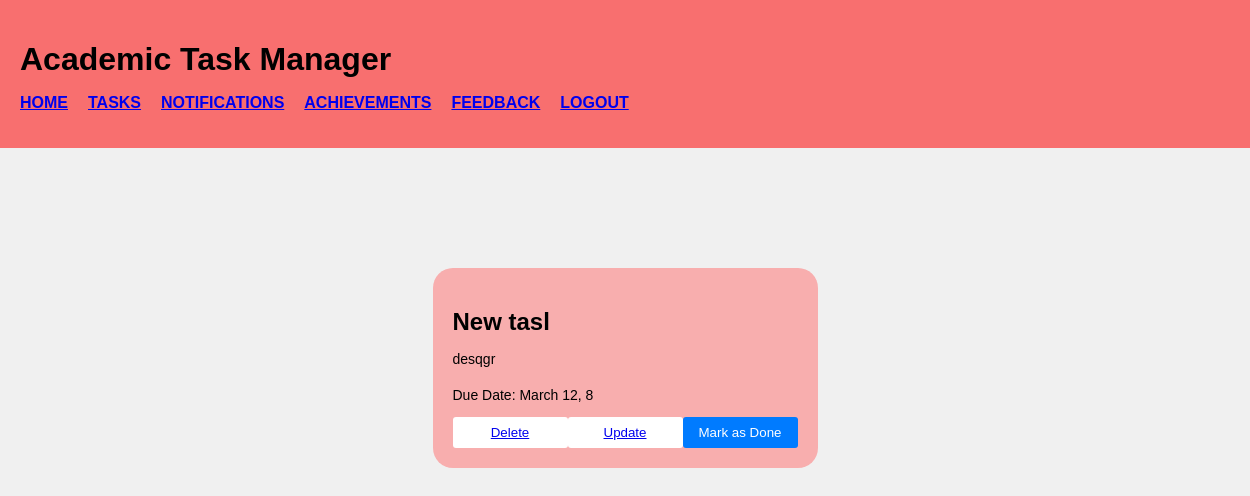
Screenshot of /task_information/11 (signed in) with the database file from the repository.
### app.py (models this page shows, shortened)
class Todo(db.Model):
    id = db.Column(db.Integer, primary_key=True)
    task_name = db.Column(db.String(50), nullable=False)
    content = db.Column(db.String(200), nullable=False)
    date_created = db.Column(db.DateTime, default=datetime.utcnow)
    user_id = db.Column(db.Integer, nullable=False)

### app.py (the view)
@app.route('/task_information/<int:id>', methods=['GET', 'POST'])
@login_required
def task_information(id):
    if request.method == 'POST':
        task = Todo.query.get_or_404(id)
        task.task_name = request.form['task-name']
        task.content = request.form['task-description']
        task.date_created = datetime.strptime(request.form['due-date'], "%Y-%m-%d")
        db.session.commit()
        flash('Task modified!')
        return redirect('/tasks')
    else:
        task = Todo.query.get_or_404(id)
    return render_template('TaskInformation.html', task=task)

### app.py (called while the page is built)
@login_manager.user_loader
def load_user(user_id):
    return User.query.get(int(user_id))

### templates/TaskInformation.html (shortened to what this page needs)
{% extends 'base.html' %}
{% block body %}
<section class="add-update-section">
    <div class="Update-main-content">
        <div class="task-details">
            <h2>{{ task.task_name }}</h2>
            <div class="task-description">
                <p>{{ task.content }}</p>
            </div>
            <p>Due Date: {{ task.date_created.strftime('%B %d, %Y') }}</p>
            <div class="task-actions">
                <button class="delete-task"><a href="/delete/{{ task.id }}">Delete</a></button>
                <button class="update-task"> <a href="/update/{{ task.id }}">Update</a></button>
                <button class="mark-done">Mark as Done</button>
            </div>
        </div>
    </div>
</section>
{% endblock %}

### static/css/main.css (style rules this page uses)
body { font-family: sans-serif; }
body { font-family: Arial, sans-serif; margin: 0; padding: 0; height: 100vh; background-color: #f0f0f0; display: flex; justify-content: center; align-items: center; }
button { display: block; width: 100%; padding: 10px; background-color: #007bff; color: #fff; border: none; border-radius: 3px; cursor: pointer; transition: background-color 0.3s ease; }
p { margin-top: 15px; font-size: 14px; }
body { font-family: Arial, sans-serif; margin: 0; padding: 0; }
button { padding: 10px 20px; background-color: white; color: black; border: none; border-radius: 3px; cursor: pointer; transition: background-color 0.3s ease; }
.task-actions { display: flex; align-items: center; }
.mark-done { padding: 8px 16px; background-color: #007bff; color: #fff; border: none; border-radius: 3px; cursor: pointer; transition: background-color 0.3s ease; }
.Update-main-content { display: block; justify-content: center; align-items: center; height: 100vh; }
.add-update-section { padding: 8%; margin-left: 25%; margin-right: 25%; }
.task-details { background-color: #f8aeae; padding: 20px; border-radius: 20px; display: block; margin: 20px; }
.task-details h2 { font-size: 24px; margin-bottom: 10px; }
.task-description p { margin-bottom: 20px; }
.task-actions { display: flex; justify-content: space-between; align-items: center; }
.task-actions button { padding: 8px 16px; border: none; border-radius: 3px; cursor: pointer; transition: background-color 0.3s ease; }

### rows the page displays
Todo: task_name "New tasl", content "desqgr", date_created "March 12, 8"
